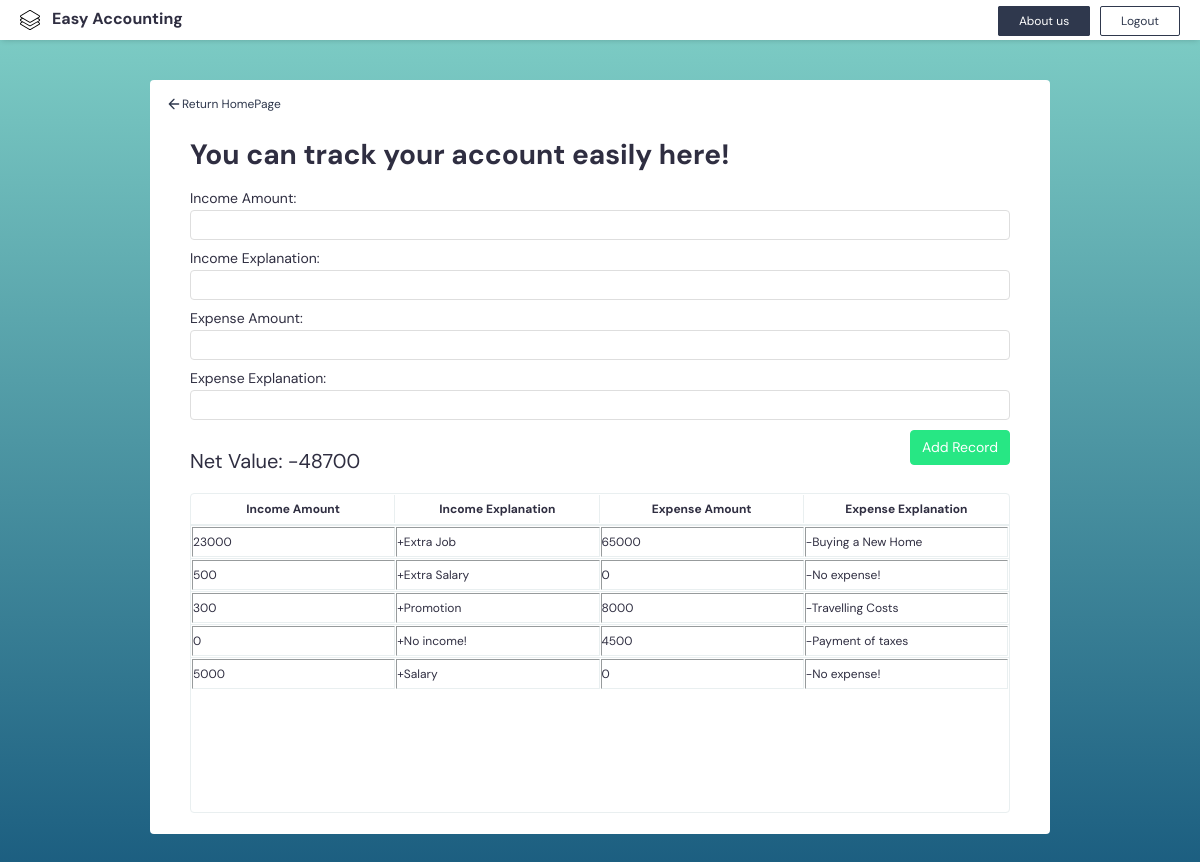
The app's page /Income_Expense.php (signed in) with its own data.
### tables this page shows
CREATE TABLE `balance` (
  `balance_id` int(11) NOT NULL,
  `user_id` int(11) NOT NULL,
  `income_amount` int(255) NOT NULL,
  `income_explanation` varchar(255) NOT NULL,
  `expense_amount` int(255) NOT NULL,
  `expense_explanation` varchar(255) NOT NULL,
  `create_date` datetime NOT NULL DEFAULT current_timestamp()
);

### Income_Expense.php (the view, shortened to what this page needs)
<?php
require "config.php";
$id = $_SESSION["userData"]["user_id"];
$query = "select sum(income_amount)-sum(expense_amount) as net_value from balance Where user_id = '$id'";
$query_result = mysqli_query($con, $query);
while ($row = mysqli_fetch_assoc($query_result)) {
    !empty($row['net_value']) ? $output = "Net Value:" . " " . $row['net_value'] : $output = "Net Value: 0";
}
$query = "select balance.income_amount,balance.income_explanation,balance.expense_amount,balance.expense_explanation,users.username from balance INNER JOIN users ON balance.user_id = users.user_id WHERE balance.user_id = '$id' ORDER BY create_date DESC";
$query_result = mysqli_query($con, $query);
?>
<html>
    <head>
        <link rel="stylesheet" type="text/css" href="./assets/main.css" />
        <link
            rel="stylesheet"
            type="text/css"
            href="https://cdnjs.cloudflare.com/ajax/libs/normalize/8.0.1/normalize.min.css"
        />
    </head>
<body class="income-expense">
        <div class="nav-bar">
            <div class="nav-header">Easy Accounting</div>
            <div class="nav-right">
                <a class="nav-link" href="About_us.php">About us</a>
                <a class="logout-btn" href="Logout.php">Logout</a>
            </div>
        </div>
        <div class="page-content">
        <a class="home-link" href="Home.php">
            <span>
                <svg xmlns="http://www.w3.org/2000/svg" viewBox="0 0 24 24" fill="none" stroke="currentColor" stroke-width="2" stroke-linecap="round" stroke-linejoin="round" class="feather feather-arrow-left"><path d="M19 12H5M12 19l-7-7 7-7"/></svg>
            </span>
            Return HomePage
        </a>
        <table width="600" border="1" cellpaddin="1" cellspacing="1">
            <tr>
                <th>Income Amount</th>
                <th>Income Explanation</th>
                <th>Expense Amount</th>
                <th>Expense Explanation</th>
            <tr>
            <h1>You can track your account easily here!</h1>
            <form action="Income_Expense_Form.php" method="post">
                <div class="form-group">
                    <label>Income Amount:</label>
                    <input type="text" name="income_amount" required>
                </div>
                <div class="form-group">
                    <label>Income Explanation:</label>
                    <input type="text" name="income_explanation" required>
                </div>
                <div class="form-group">
                    <label>Expense Amount:</label>
                    <input type="text" name="expense_amount" required>
                </div>
                <div class="form-group">
                    <label>Expense Explanation:</label>
                    <input type="text" name="expense_explanation" required>
                </div>
                <button class="btn-record" type="submit">Add Record</button>
                <div class="net-value">
                    <?php
                    echo $output;
                    ?>
                </div>
            </form>
            <?php
               while ($row = mysqli_fetch_assoc($query_result)) {
                echo "<tr>";
                echo "<td>" . $row ['income_amount'] . "</td>";
                echo "<td>" . $row ['income_explanation'] . "</td>";
                echo "<td>" . $row ['expense_amount'] . "</td>";
                echo "<td>" . $row ['expense_explanation'] . "</td>";
                echo "</tr>";
            }
            ?>
        </div>
</body>
</html>

### assets/main.css (style rules this page uses)
* { -webkit-box-sizing: border-box; box-sizing: border-box; }
:root { font-size: 14px; font-family: 'DM Sans', sans-serif; -webkit-font-smoothing: antialiased; -moz-osx-font-smoothing: grayscale; color: #2f2e41; }
body { width: 100%; height: 100vh; margin: 0; background-image: -webkit-gradient(linear, left bottom, left top, from(#13547a), to(#80d0c7)); background-image: linear-gradient(0deg, #13547a 0%, #80d0c7 100%); background-repeat: no-repeat; overflow: hidden; display: -webkit-box; display: -ms-flexbox; display: flex; -webkit-box-orient: vertical; -webkit-box-direction: normal; -ms-flex-direction: column; flex-direction: column; }
.page-content { position: relative; background-color: #fff; border-radius: 4px; max-width: 900px; width: 100%; height: auto; max-height: 80vh; margin: 40px auto; padding: 40px; overflow-y: auto; overflow-x: hidden; }
form { padding: 30px 30px 30px 0; width: 50%; }
.form-group input { border: 1px solid #DEDEDE; border-radius: 4px; padding: 6px; -webkit-transition: .3s ease; transition: .3s ease; margin-bottom: 10px; width: 100%; }
.form-group label { display: block; margin-bottom: 4px; }
.nav-bar { display: -webkit-box; display: -ms-flexbox; display: flex; -webkit-box-pack: justify; -ms-flex-pack: justify; justify-content: space-between; -webkit-box-align: center; -ms-flex-align: center; align-items: center; width: 100%; background: #fff; padding: 10px 20px; -webkit-box-shadow: 0 2px 6px -2px rgba(0, 0, 0, 0.2); box-shadow: 0 2px 6px -2px rgba(0, 0, 0, 0.2); }
.nav-header { font-size: 16px; font-weight: 700; }
.nav-header:before { content: ''; display: inline-block; background-repeat: no-repeat; vertical-align: middle; background-size: 20px; width: 20px; height: 20px; margin-right: 12px; left: 0; }
.net-value { display: block; margin: 20px 0; font-size: 20px; }
.btn-record, .page-link { float: right; border: 1px solid #27E784; background-color: #27E784; color: #fff; padding: 8px; cursor: pointer; border-radius: 4px; min-width: 100px; }
.nav-bar a { text-decoration: none; font-size: 12px; padding: 6px 20px; -webkit-transition: .2s ease-in; transition: .2s ease-in; border-radius: 2px; border: 1px solid #2f384d; }
.nav-bar a:not(:last-child) { margin: 0 6px; }
.nav-link { background-color: #2f384d; color: #fff; -webkit-transition: .2s ease-in; transition: .2s ease-in; }
.home-link { position: absolute; text-decoration: none; color: #2f384d; font-size: 12px; display: -webkit-box; display: -ms-flexbox; display: flex; -webkit-box-align: center; -ms-flex-align: center; align-items: center; line-height: 16px; top: 16px; left: 16px; }
.home-link span { width: 16px; height: 16px; }
.home-link svg { width: 16px; height: 16px; }
.logout-btn { padding: 6px 20px; color: #2f384d; -webkit-transition: .2s ease-in; transition: .2s ease-in; border-radius: 2px; }
th, td { padding: 6px 0; }
table { width: 100%; border: 1px solid #E9EFF0; border-radius: 4px; display: -webkit-box; display: -ms-flexbox; display: flex; -webkit-box-orient: vertical; -webkit-box-direction: normal; -ms-flex-flow: column; flex-flow: column; height: calc(100% - 60px); width: 100%; font-size: 12px; height: 320px; margin-bottom: 10px; }
table tbody tr { width: 100%; }
table tbody th { width: 40px; }
table thead, table tbody tr { display: table; table-layout: fixed; }
table tbody tr:not(:last-child) { border-bottom: 1px solid #E9EFF0; }
table tbody th { border: none; }
table tbody th:not(:last-child) { border-right: 1px solid #E9EFF0; }
.income-expense .btn-record { margin-bottom: 10px; }

### records on screen
balance: income_amount "23000", income_explanation "+Extra Job", expense_amount "65000", expense_explanation "-Buying a New Home"
balance: income_amount "500", income_explanation "+Extra Salary", expense_amount "0", expense_explanation "-No expense!"
balance: income_amount "300", income_explanation "+Promotion", expense_amount "8000", expense_explanation "-Travelling Costs"
balance: income_amount "0", income_explanation "+No income!", expense_amount "4500", expense_explanation "-Payment of taxes"
balance: income_amount "5000", income_explanation "+Salary", expense_amount "0", expense_explanation "-No expense!"

### other values on screen
$output "Net Value: -48700"
